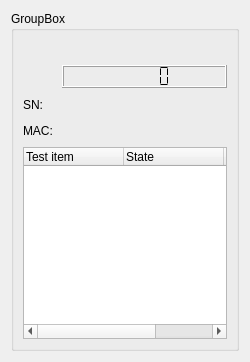
<?xml version="1.0" encoding="UTF-8"?>
<ui version="4.0">
 <class>Tooling</class>
 <widget class="QWidget" name="Tooling">
  <property name="geometry">
   <rect>
    <x>0</x>
    <y>0</y>
    <width>250</width>
    <height>362</height>
   </rect>
  </property>
  <property name="minimumSize">
   <size>
    <width>250</width>
    <height>300</height>
   </size>
  </property>
  <property name="maximumSize">
   <size>
    <width>250</width>
    <height>16777215</height>
   </size>
  </property>
  <property name="windowTitle">
   <string>Form</string>
  </property>
  <layout class="QGridLayout" name="gridLayout">
   <item row="1" column="0">
    <widget class="QGroupBox" name="groupBox">
     <property name="title">
      <string>GroupBox</string>
     </property>
     <layout class="QGridLayout" name="gridLayout_2">
      <item row="0" column="0">
       <widget class="Light" name="label_light">
        <property name="maximumSize">
         <size>
          <width>50</width>
          <height>50</height>
         </size>
        </property>
        <property name="text">
         <string/>
        </property>
        <property name="pixmap">
         <pixmap resource="myresourse.qrc">:/lights/IMG_Grey.png</pixmap>
        </property>
        <property name="scaledContents">
         <bool>true</bool>
        </property>
       </widget>
      </item>
      <item row="1" column="0" colspan="3">
       <layout class="QVBoxLayout" name="verticalLayout">
        <item>
         <layout class="QHBoxLayout" name="horizontalLayout">
          <item>
           <widget class="QLabel" name="label">
            <property name="text">
             <string>SN:</string>
            </property>
           </widget>
          </item>
          <item>
           <widget class="QLabel" name="label_SN">
            <property name="text">
             <string/>
            </property>
           </widget>
          </item>
          <item>
           <spacer name="horizontalSpacer">
            <property name="orientation">
             <enum>Qt::Horizontal</enum>
            </property>
            <property name="sizeHint" stdset="0">
             <size>
              <width>40</width>
              <height>20</height>
             </size>
            </property>
           </spacer>
          </item>
         </layout>
        </item>
        <item>
         <layout class="QHBoxLayout" name="horizontalLayout_2">
          <item>
           <widget class="QLabel" name="label_3">
            <property name="text">
             <string>MAC:</string>
            </property>
           </widget>
          </item>
          <item>
           <widget class="QLabel" name="label_MAC">
            <property name="text">
             <string/>
            </property>
           </widget>
          </item>
          <item>
           <spacer name="horizontalSpacer_2">
            <property name="orientation">
             <enum>Qt::Horizontal</enum>
            </property>
            <property name="sizeHint" stdset="0">
             <size>
              <width>40</width>
              <height>20</height>
             </size>
            </property>
           </spacer>
          </item>
         </layout>
        </item>
       </layout>
      </item>
      <item row="0" column="1" colspan="2">
       <layout class="QVBoxLayout" name="verticalLayout_2">
        <item>
         <widget class="QLabel" name="label_State">
          <property name="statusTip">
           <string>DUT test state.</string>
          </property>
          <property name="text">
           <string/>
          </property>
         </widget>
        </item>
        <item>
         <widget class="QLCDNumber" name="clock">
          <property name="statusTip">
           <string>DUT test time. </string>
          </property>
          <property name="segmentStyle">
           <enum>QLCDNumber::Flat</enum>
          </property>
         </widget>
        </item>
       </layout>
      </item>
      <item row="2" column="0" colspan="3">
       <widget class="QTreeWidget" name="treeWidget">
        <property name="sizePolicy">
         <sizepolicy hsizetype="Preferred" vsizetype="Preferred">
          <horstretch>0</horstretch>
          <verstretch>0</verstretch>
         </sizepolicy>
        </property>
        <property name="statusTip">
         <string>Show the item that already test</string>
        </property>
        <column>
         <property name="text">
          <string>Test item</string>
         </property>
        </column>
        <column>
         <property name="text">
          <string>State</string>
         </property>
        </column>
        <column>
         <property name="text">
          <string>Spend time(sec)</string>
         </property>
        </column>
       </widget>
      </item>
     </layout>
    </widget>
   </item>
  </layout>
 </widget>
 <customwidgets>
  <customwidget>
   <class>Light</class>
   <extends>QLabel</extends>
   <header>light.h</header>
  </customwidget>
 </customwidgets>
 <resources>
  <include location="myresourse.qrc"/>
 </resources>
 <connections/>
</ui>
